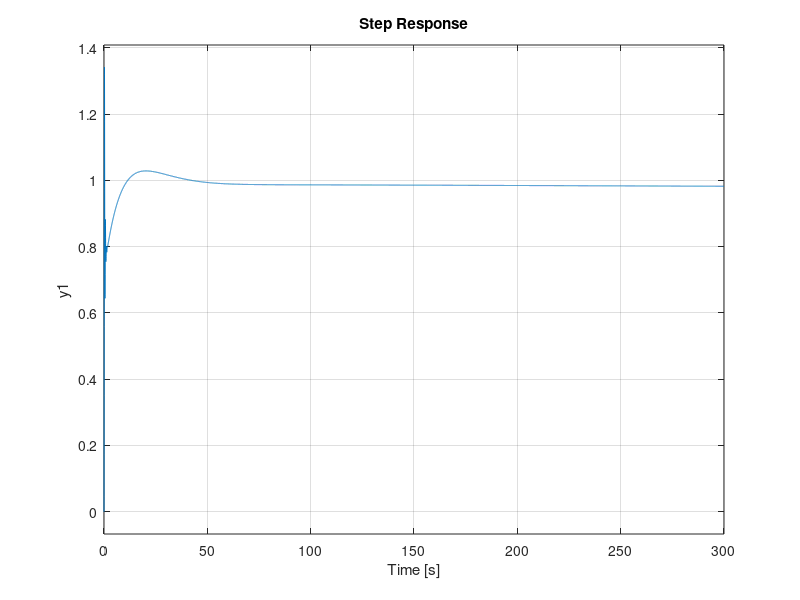

Reproduce this figure in MATLAB. (Note: this script raises an error after producing the figure.)
% clear all; close all; clc;

%Setup Plant Transfer Functions
num = [3361,1357,102.2];
den = [230.6,2508,2161,1406,63.04,32.01];
approach = tf(num,den);
approach50 = tf([3361,1372,105],[230.6,2472,1731,744.8,36.92,16]);
f4sub = tf([9.99e4,5.105e4,623.4],[877.6,9884,1.82e4,7.114e4,-61.19,-114.1]);
f4sup = tf([1.3e5,2.183e4,-31.29],[1742,1.83e4,3.553e4,2.677e5,1247,123.9]);

%Setup PID TF (taken from Bossert and Cohen, 2002)
Gc = tf([2.85,5.8,0.47],[0,1,0]);


OLTF = series(Gc,f4sup);
CLTF = feedback(OLTF,1);
step(CLTF)
%%
% step(CLTF)
[KP,KI,KD] = MyPIDTune(approach,@SysFit2,7);
%%
% f4num = [3361,1357,102.2];
% f4den = [230.6,2508,2161,1406,63.04,32.01];
supnum = [1.3e5,2.183e4,-31.29];
supden = [1742,1.83e4,3.553e4,2.677e5,1247,123.9];
% fis = readfis('bestfis2.fis');
% [A,B,C,D] = tf2ss(f4num,f4den);
[A,B,C,D] = tf2ss(supnum,supden);
t0 = 0; t_f = 10;
dt = 0.001;
t = t0:dt:t_f;
p = zeros(length(t),1);
x0 = [0,0,0,0,0]';
x = zeros(length(t),5);
e_ = zeros(length(t),3);
ep0 = 1;
ei = 0;
KP = 5.8;
KI = 0.47;
KD = 2.85;
tic
for t_cur = 2:length(t);
    ep = (1 - p(t_cur-1));
    if t_cur > 2
        ed = (ep - ep0)/dt;
    else
        ed = 0;
    end
    ei = ei + ep*dt;
%     gains = evalfis(abs([ep,ei,ed]),fis);
%     KP = gains(1);
%     KI = gains(2);
%     KD = gains(3);
    u = KP*ep + KI*ei + KD*ed;
    x(t_cur,:) = (x(t_cur-1,:)' + A*x(t_cur-1,:)'*dt + B*u)';
    p(t_cur) = C*x(t_cur,:)'*dt;
    ep0 = ep;
    e_(t_cur,:) = [ep,ei,ed];
end
toc
plot(t,p)

%%
fisproto = newfis('F4_control');

fisproto = addvar(fisproto,'input','theta_error',[-0.1,20]);
    fisproto = addmf(fisproto,'input',1,'Zero','trapmf',[-0.1,-0.1,0.0,5]);
    fisproto = addmf(fisproto,'input',1,'Small','trimf',[0.0,5,10]);
    fisproto = addmf(fisproto,'input',1,'Large','trapmf',[5,10,15,20]);
fisproto = addvar(fisproto,'input','theta_rate',[-0.1,20]);
    fisproto = addmf(fisproto,'input',2,'Zero','trapmf',[-0.1,-0.1,0.0,5]);
    fisproto = addmf(fisproto,'input',2,'Small','trimf',[0.0,5,10]);
    fisproto = addmf(fisproto,'input',2,'Large','trapmf',[5,10,15,20]);
fisproto = addvar(fisproto,'input','theta_acc',[-0.1,20]);
    fisproto = addmf(fisproto,'input',3,'Zero','trapmf',[-0.1,-0.1,0.0,5]);
    fisproto = addmf(fisproto,'input',3,'Small','trimf',[0.0,5,10]);
    fisproto = addmf(fisproto,'input',3,'Large','trapmf',[5,10,15,20]);
fisproto = addvar(fisproto,'output','KP',[0,15]);
    fisproto = addmf(fisproto,'output',1,'Small','trimf',[0.0,3.0,6.0]);
    fisproto = addmf(fisproto,'output',1,'Medium','trimf',[3.0,6.0,10.0]);
    fisproto = addmf(fisproto,'output',1,'Large','trimf',[6.0,10.0,15.0]);
fisproto = addvar(fisproto,'output','KI',[0,2]);
    fisproto = addmf(fisproto,'output',2,'Small','trimf',[0.0,0.5,1.0]);
    fisproto = addmf(fisproto,'output',2,'Medium','trimf',[0.5,1.0,1.5]);
    fisproto = addmf(fisproto,'output',2,'Large','trimf',[1.0,1.5,2.0]);
fisproto = addvar(fisproto,'output','KD',[0,6]);
    fisproto = addmf(fisproto,'output',3,'Small','trimf',[0.0,1.5,3.0]);
    fisproto = addmf(fisproto,'output',3,'Medium','trimf',[1.5,3.0,4.5]);
    fisproto = addmf(fisproto,'output',3,'Large','trimf',[3.0,4.5,6.0]);
rules = [
% |theta_error|theta_rate|theta_acc|KP|KI|KD|weight|connection|
        1           0         0      1  0  0   1          1
        2           0         0      2  0  0   1          1
        3           0         0      3  0  0   1          1
        0           1         0      0  0  1   1          1
        0           2         0      0  0  2   1          1
        0           3         0      0  0  3   1          1
        0           0         1      0  1  0   1          1
        0           0         2      0  2  0   1          1
        0           0         3      0  3  0   1          1];
fisproto = addrule(fisproto,rules);

[bestfis,fithist,inds,pop] = MyFISTuner(fisproto,@FISfit2,50,true);
%% Robustness Testing
clear all; clc; close all;
fis = readfis('bestfis2');

% Nominal plant
f4num = [3361,1357,102.2];
f4den = [230.6,2508,2161,1406,63.04,32.01];

% Deg 50%
f450num = [3361,1372,105];
f450den = [230.6,2472,1731,744.8,36.92,16];

% Subsonic
subnum = [9.99e4,5.105e4,623.4];
subden = [877.6,9884,1.82e4,7.114e4,-61.19,-114.1];

% Supersonic 
supnum = [1.3e5,2.183e4,-31.29];
supden = [1742,1.83e4,3.553e4,2.677e5,1247,123.9];

nums = {f4num,f450num,subnum,supnum};
dens = {f4den,f450den,subden,supden};

colors = {'r','b','g','m'};

for i = 1:4
    
    [tpid,xpid,tspid,trpid,tppid,mppid,fvpid] = run_sim([],nums{i},dens{i});
    [t,x,ts,tr,tp,mp,fv] = run_sim(fis,nums{i},dens{i});
    figure(i)
    plot(t,x,strcat(colors{i},'-'),tpid,xpid,strcat(colors{i},'--'))
    legend('Fuzzy PID', 'PID');
    f_results(i,:) = [ts,tr,tp,mp,fv];
end


